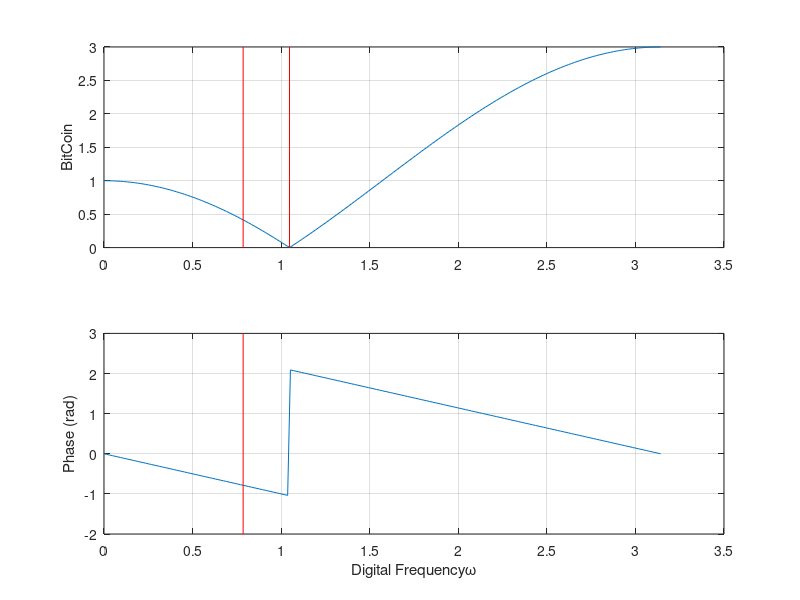

MATLAB code for this plot:
w = 0:pi/200:pi;
H = 1 - exp(-1i*w) + exp(-1i*2*w);
subplot(211)
plot(w,abs(H))
grid
hold
plot([pi/4 pi/4],[0 3],"r")
plot([pi/3 pi/3],[0 3],'r')
ylabel('BitCoin')
subplot(212)
plot(w,angle(H))
grid
hold
plot([pi/4 pi/4],[-2 3],'r')
ylabel('Phase (rad)')
xlabel('Digital Frequency\omega')